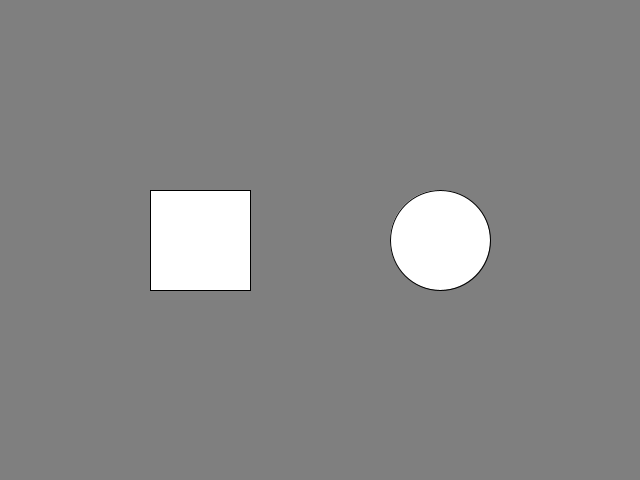
Frame 1 (no input)
Frame 60 (the mouse pressed at the canvas centre just before this capture): identical to frame 1, image omitted
Frame 120 (the mouse held since frame 60 and released just before this capture): identical to frame 1, image omitted

The Processing sketch that drew this single still picture (run headless with seeded random() and noise(); from frame 60 on, the mouse is pressed at the canvas centre):

// Processing sketch: exercise3
// ── exercise3.pde
/*
Draw two shapes on the sketch (e.g. a rectangle and a circle with random size). 
Use the mouse to select and drag any shape to anywhere on the sketch.
*/

int[] x = {200, 440}; // the x values of rectangle and circle
int[] y = {240, 240};
int n = 1;
boolean[] keys = new boolean[256]; // tracks held keys
int extend = 100;

void setup() {
  size(640, 480);
  rectMode(CENTER);
}

void draw() {
  background(127);
  
  if (keyPressed) {
    // OBJECT SELECTION
    if (keys['1']) n = 1;
    else if (keys['2']) n = 2;
    
    //LEFT 37 x--
    if (keys[37]) {
      x[n-1]-=5;
    }
    //UP 38 y--
    if (keys[38]) {
      y[n-1]-=5;
    }
    //RIGHT 39 x++
    if (keys[39]) {
      x[n-1]+=5;
    }
    //DOWN 40 y++
    if (keys[40]) {
      y[n-1]+=5;
    }
  }
  
  rect(x[1-1], y[1-1], extend, extend);
  circle(x[2-1], y[2-1], extend);
}

void keyPressed()  { if (keyCode < 256) keys[keyCode] = true; }
void keyReleased() { if (keyCode < 256) keys[keyCode] = false; }

void mousePressed() {
  // Check if it is inside rectangle
  if (mouseX > (x[1-1] - extend/2) && mouseX < (x[1-1] + extend/2) &&
      mouseY > (y[1-1] - extend/2) && mouseY < (y[1-1] + extend/2)) {
     
    println("rectangle");
  }
  // Check if it is inside circle
  else if (mouseX > (x[2-1] - extend/2) && mouseX < (x[2-1] + extend/2) &&
           mouseY > (y[2-1] - extend/2) && mouseY < (y[2-1] + extend/2)) {
           
    println("circle");           
  }
}
